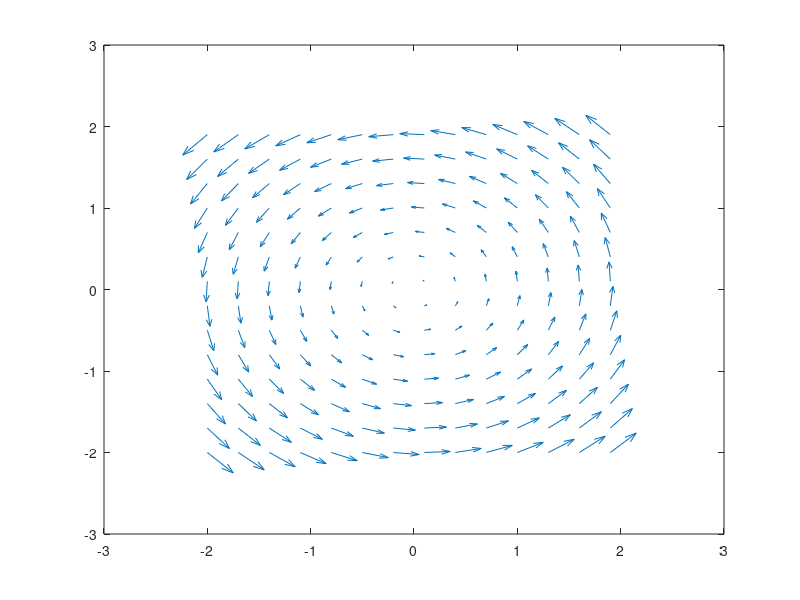
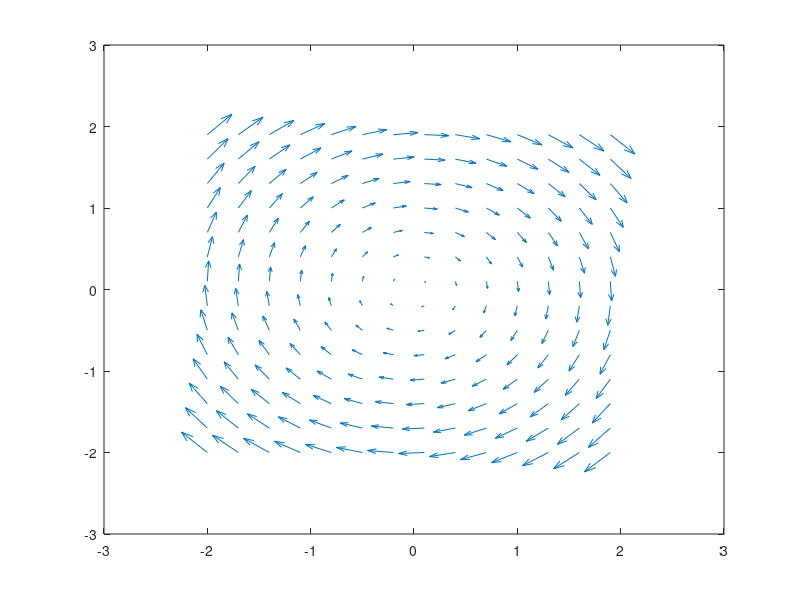
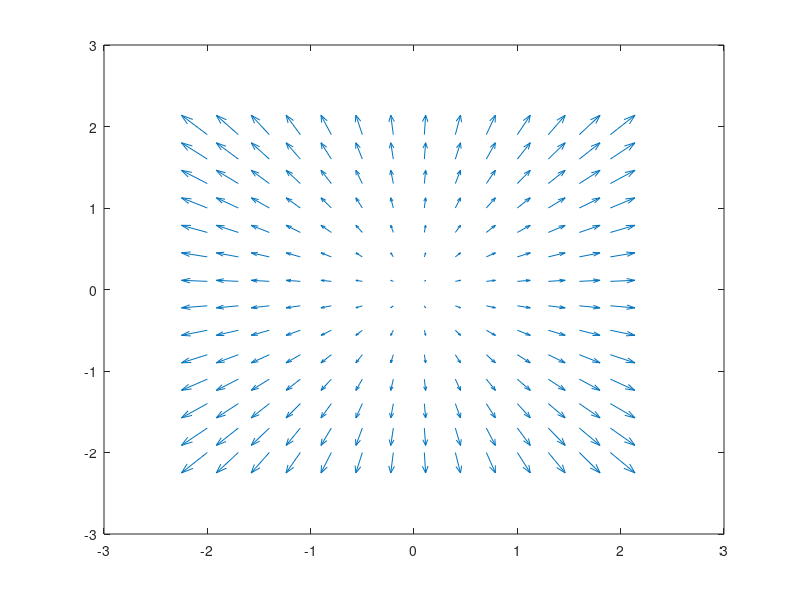
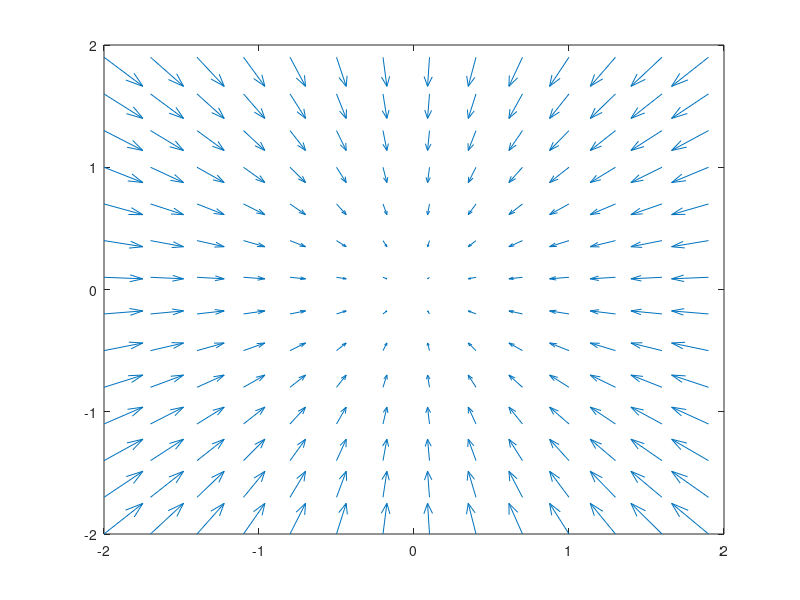

The MATLAB script that drew these images, in order:
% draw optic flow
% LBY 20200806


% generate unformly distributed x and y
xx = -2:0.3:2;
yy = -2:0.3:2;
[x,y] = meshgrid(xx,yy);

% calculate the angle between each vector and x axis
[theta,~] = cart2pol(x,y);
theta = theta*180/pi;

r = sqrt(x.^2+y.^2); % change the length of arrows

% rotation, CCW
figure;
u = r.*sind(360-theta);
v = r.*cosd(theta);
quiver(x,y,u,v);

% rotation, CW
figure;
u = -r.*sind(360-theta);
v = -r.*cosd(theta);
quiver(x,y,u,v);

% expansion
figure;
u = r.*cosd(theta);
v = r.*sind(theta);
quiver(x,y,u,v);

% contraction
figure;
u = -r.*cosd(theta);
v = -r.*sind(theta);
quiver(x,y,u,v);

% spiral expansion
figure;
u = r.*(cosd(theta)+sind(360-theta));
v = r.*(sind(theta)+cosd(theta));
quiver(x,y,u,v);

% spiral contraction
figure;
u = r.*(-cosd(theta)+sind(360-theta));
v = r.*(-sind(theta)+cosd(theta));
quiver(x,y,u,v);



